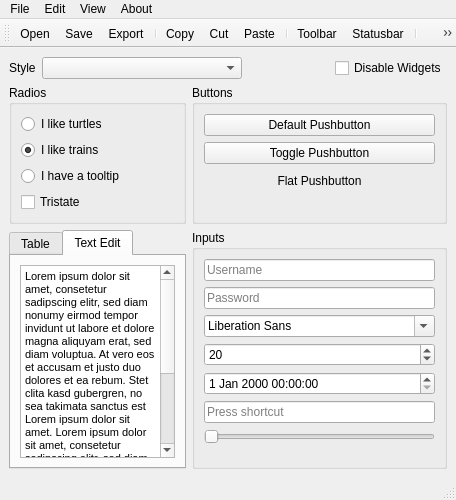
<?xml version="1.0" encoding="UTF-8"?>
<ui version="4.0">
 <class>MainWindow</class>
 <widget class="QMainWindow" name="MainWindow">
  <property name="geometry">
   <rect>
    <x>0</x>
    <y>0</y>
    <width>456</width>
    <height>500</height>
   </rect>
  </property>
  <property name="windowTitle">
   <string>QtShowcase</string>
  </property>
  <widget class="QWidget" name="centralwidget">
   <layout class="QVBoxLayout" name="verticalLayout_6">
    <item>
     <layout class="QHBoxLayout" name="hlayTop">
      <item>
       <widget class="QLabel" name="lblStyle">
        <property name="text">
         <string>Style</string>
        </property>
       </widget>
      </item>
      <item>
       <widget class="QComboBox" name="cbStyle">
        <property name="minimumSize">
         <size>
          <width>200</width>
          <height>0</height>
         </size>
        </property>
       </widget>
      </item>
      <item>
       <spacer name="hspTop">
        <property name="orientation">
         <enum>Qt::Horizontal</enum>
        </property>
        <property name="sizeHint" stdset="0">
         <size>
          <width>40</width>
          <height>20</height>
         </size>
        </property>
       </spacer>
      </item>
      <item>
       <widget class="QCheckBox" name="chDisable">
        <property name="text">
         <string>Disable Widgets</string>
        </property>
       </widget>
      </item>
     </layout>
    </item>
    <item>
     <widget class="QWidget" name="mainWidget" native="true">
      <layout class="QGridLayout" name="gridLayout">
       <property name="leftMargin">
        <number>0</number>
       </property>
       <property name="topMargin">
        <number>0</number>
       </property>
       <property name="rightMargin">
        <number>0</number>
       </property>
       <property name="bottomMargin">
        <number>0</number>
       </property>
       <item row="0" column="0">
        <widget class="QGroupBox" name="gbRadios">
         <property name="title">
          <string>Radios</string>
         </property>
         <layout class="QVBoxLayout" name="verticalLayout">
          <item>
           <widget class="QRadioButton" name="rbTurtles">
            <property name="text">
             <string>I like turtles</string>
            </property>
           </widget>
          </item>
          <item>
           <widget class="QRadioButton" name="rbTrains">
            <property name="text">
             <string>I like trains</string>
            </property>
            <property name="checked">
             <bool>true</bool>
            </property>
           </widget>
          </item>
          <item>
           <widget class="QRadioButton" name="rbTooltip">
            <property name="toolTip">
             <string>trains are cooler</string>
            </property>
            <property name="text">
             <string>I have a tooltip</string>
            </property>
           </widget>
          </item>
          <item>
           <widget class="QCheckBox" name="chTristate">
            <property name="text">
             <string>Tristate</string>
            </property>
            <property name="tristate">
             <bool>true</bool>
            </property>
           </widget>
          </item>
          <item>
           <spacer name="vspRadios">
            <property name="orientation">
             <enum>Qt::Vertical</enum>
            </property>
            <property name="sizeHint" stdset="0">
             <size>
              <width>20</width>
              <height>2</height>
             </size>
            </property>
           </spacer>
          </item>
         </layout>
        </widget>
       </item>
       <item row="0" column="1">
        <widget class="QGroupBox" name="gbButtons">
         <property name="title">
          <string>Buttons</string>
         </property>
         <layout class="QVBoxLayout" name="verticalLayout_2">
          <item>
           <widget class="QPushButton" name="pbDefault">
            <property name="text">
             <string>Default Pushbutton</string>
            </property>
           </widget>
          </item>
          <item>
           <widget class="QPushButton" name="pbToggle">
            <property name="text">
             <string>Toggle Pushbutton</string>
            </property>
            <property name="checkable">
             <bool>true</bool>
            </property>
           </widget>
          </item>
          <item>
           <widget class="QPushButton" name="pbFlat">
            <property name="text">
             <string>Flat Pushbutton</string>
            </property>
            <property name="flat">
             <bool>true</bool>
            </property>
           </widget>
          </item>
          <item>
           <spacer name="vspButtons">
            <property name="orientation">
             <enum>Qt::Vertical</enum>
            </property>
            <property name="sizeHint" stdset="0">
             <size>
              <width>20</width>
              <height>16</height>
             </size>
            </property>
           </spacer>
          </item>
         </layout>
        </widget>
       </item>
       <item row="1" column="0">
        <widget class="QTabWidget" name="twWidgets">
         <property name="currentIndex">
          <number>1</number>
         </property>
         <widget class="QWidget" name="tabTable">
          <attribute name="title">
           <string>Table</string>
          </attribute>
          <layout class="QVBoxLayout" name="verticalLayout_4">
           <item>
            <widget class="QTableWidget" name="tableWidget">
             <row>
              <property name="text">
               <string>Peter</string>
              </property>
             </row>
             <row>
              <property name="text">
               <string>Harry</string>
              </property>
             </row>
             <row>
              <property name="text">
               <string>Kimi</string>
              </property>
             </row>
             <row>
              <property name="text">
               <string>Max</string>
              </property>
             </row>
             <column>
              <property name="text">
               <string>Surname</string>
              </property>
             </column>
             <column>
              <property name="text">
               <string>Age</string>
              </property>
             </column>
             <column>
              <property name="text">
               <string>Hobby</string>
              </property>
             </column>
             <item row="0" column="0">
              <property name="text">
               <string>Parker</string>
              </property>
             </item>
             <item row="0" column="1">
              <property name="text">
               <string>12</string>
              </property>
             </item>
             <item row="0" column="2">
              <property name="text">
               <string>Swoosh</string>
              </property>
             </item>
             <item row="1" column="0">
              <property name="text">
               <string>Botter</string>
              </property>
             </item>
             <item row="1" column="1">
              <property name="text">
               <string>42</string>
              </property>
             </item>
             <item row="1" column="2">
              <property name="text">
               <string>Scary Harry</string>
              </property>
             </item>
             <item row="2" column="0">
              <property name="text">
               <string>Räikkönen</string>
              </property>
             </item>
             <item row="2" column="1">
              <property name="text">
               <string>41</string>
              </property>
             </item>
             <item row="2" column="2">
              <property name="text">
               <string>Talking</string>
              </property>
             </item>
             <item row="3" column="0">
              <property name="text">
               <string>Musterman</string>
              </property>
             </item>
             <item row="3" column="1">
              <property name="text">
               <string>22</string>
              </property>
             </item>
             <item row="3" column="2">
              <property name="text">
               <string>Cloning</string>
              </property>
             </item>
            </widget>
           </item>
          </layout>
         </widget>
         <widget class="QWidget" name="tabText">
          <attribute name="title">
           <string>Text Edit</string>
          </attribute>
          <layout class="QVBoxLayout" name="verticalLayout_5">
           <item>
            <widget class="QTextEdit" name="textEdit">
             <property name="html">
              <string>&lt;!DOCTYPE HTML PUBLIC &quot;-//W3C//DTD HTML 4.0//EN&quot; &quot;http://www.w3.org/TR/REC-html40/strict.dtd&quot;&gt;
&lt;html&gt;&lt;head&gt;&lt;meta name=&quot;qrichtext&quot; content=&quot;1&quot; /&gt;&lt;style type=&quot;text/css&quot;&gt;
p, li { white-space: pre-wrap; }
&lt;/style&gt;&lt;/head&gt;&lt;body style=&quot; font-family:'MS Shell Dlg 2'; font-size:8.25pt; font-weight:400; font-style:normal;&quot;&gt;
&lt;p style=&quot; margin-top:0px; margin-bottom:0px; margin-left:0px; margin-right:0px; -qt-block-indent:0; text-indent:0px;&quot;&gt;Lorem ipsum dolor sit amet, consetetur sadipscing elitr, sed diam nonumy eirmod tempor invidunt ut labore et dolore magna aliquyam erat, sed diam voluptua. At vero eos et accusam et justo duo dolores et ea rebum. Stet clita kasd gubergren, no sea takimata sanctus est Lorem ipsum dolor sit amet. Lorem ipsum dolor sit amet, consetetur sadipscing elitr, sed diam nonumy eirmod tempor invidunt ut labore et dolore magna aliquyam erat, sed diam voluptua. At vero eos et accusam et justo duo dolores et ea rebum. Stet clita kasd gubergren, no sea takimata sanctus est Lorem ipsum dolor sit amet.&lt;/p&gt;&lt;/body&gt;&lt;/html&gt;</string>
             </property>
            </widget>
           </item>
          </layout>
         </widget>
        </widget>
       </item>
       <item row="1" column="1">
        <widget class="QGroupBox" name="gbInputs">
         <property name="title">
          <string>Inputs</string>
         </property>
         <layout class="QVBoxLayout" name="verticalLayout_3">
          <item>
           <widget class="QLineEdit" name="leUsername">
            <property name="placeholderText">
             <string>Username</string>
            </property>
           </widget>
          </item>
          <item>
           <widget class="QLineEdit" name="lePassword">
            <property name="echoMode">
             <enum>QLineEdit::Password</enum>
            </property>
            <property name="placeholderText">
             <string>Password</string>
            </property>
           </widget>
          </item>
          <item>
           <widget class="QFontComboBox" name="fcbFonts"/>
          </item>
          <item>
           <widget class="QSpinBox" name="sbNumber">
            <property name="value">
             <number>20</number>
            </property>
           </widget>
          </item>
          <item>
           <widget class="QDateTimeEdit" name="dteDatetime"/>
          </item>
          <item>
           <widget class="QKeySequenceEdit" name="kseShortcuts"/>
          </item>
          <item>
           <widget class="QSlider" name="slSlider">
            <property name="orientation">
             <enum>Qt::Horizontal</enum>
            </property>
           </widget>
          </item>
          <item>
           <spacer name="vspInputs">
            <property name="orientation">
             <enum>Qt::Vertical</enum>
            </property>
            <property name="sizeHint" stdset="0">
             <size>
              <width>20</width>
              <height>0</height>
             </size>
            </property>
           </spacer>
          </item>
         </layout>
        </widget>
       </item>
      </layout>
     </widget>
    </item>
   </layout>
  </widget>
  <widget class="QMenuBar" name="menubar">
   <property name="geometry">
    <rect>
     <x>0</x>
     <y>0</y>
     <width>456</width>
     <height>20</height>
    </rect>
   </property>
   <widget class="QMenu" name="menuFile">
    <property name="title">
     <string>File</string>
    </property>
    <addaction name="actionOpen"/>
    <addaction name="actionSave"/>
    <addaction name="actionExport"/>
    <addaction name="separator"/>
    <addaction name="actionQuit"/>
   </widget>
   <widget class="QMenu" name="menuEdit">
    <property name="title">
     <string>Edit</string>
    </property>
    <addaction name="actionCopy"/>
    <addaction name="actionCut"/>
    <addaction name="actionPaste"/>
   </widget>
   <widget class="QMenu" name="menuView">
    <property name="title">
     <string>View</string>
    </property>
    <addaction name="actionToolbar"/>
    <addaction name="actionStatusbar"/>
   </widget>
   <widget class="QMenu" name="menuAbout">
    <property name="title">
     <string>About</string>
    </property>
    <addaction name="actionShowcase"/>
    <addaction name="actionIcons8"/>
   </widget>
   <addaction name="menuFile"/>
   <addaction name="menuEdit"/>
   <addaction name="menuView"/>
   <addaction name="menuAbout"/>
  </widget>
  <widget class="QStatusBar" name="statusbar"/>
  <widget class="QToolBar" name="toolbar">
   <property name="windowTitle">
    <string>toolBar</string>
   </property>
   <attribute name="toolBarArea">
    <enum>TopToolBarArea</enum>
   </attribute>
   <attribute name="toolBarBreak">
    <bool>false</bool>
   </attribute>
   <addaction name="actionOpen"/>
   <addaction name="actionSave"/>
   <addaction name="actionExport"/>
   <addaction name="separator"/>
   <addaction name="actionCopy"/>
   <addaction name="actionCut"/>
   <addaction name="actionPaste"/>
   <addaction name="separator"/>
   <addaction name="actionToolbar"/>
   <addaction name="actionStatusbar"/>
   <addaction name="separator"/>
   <addaction name="actionShowcase"/>
   <addaction name="actionIcons8"/>
   <addaction name="separator"/>
   <addaction name="actionQuit"/>
  </widget>
  <action name="actionOpen">
   <property name="icon">
    <iconset resource="../resources.qrc">
     <normaloff>:/resources/icons/open.png</normaloff>:/resources/icons/open.png</iconset>
   </property>
   <property name="text">
    <string>Open</string>
   </property>
   <property name="shortcut">
    <string>Ctrl+O</string>
   </property>
  </action>
  <action name="actionSave">
   <property name="icon">
    <iconset resource="../resources.qrc">
     <normaloff>:/resources/icons/save.png</normaloff>:/resources/icons/save.png</iconset>
   </property>
   <property name="text">
    <string>Save</string>
   </property>
   <property name="shortcut">
    <string>Ctrl+S</string>
   </property>
  </action>
  <action name="actionExport">
   <property name="icon">
    <iconset resource="../resources.qrc">
     <normaloff>:/resources/icons/export.png</normaloff>:/resources/icons/export.png</iconset>
   </property>
   <property name="text">
    <string>Export</string>
   </property>
   <property name="shortcut">
    <string>Ctrl+E</string>
   </property>
  </action>
  <action name="actionQuit">
   <property name="icon">
    <iconset resource="../resources.qrc">
     <normaloff>:/resources/icons/quit.png</normaloff>:/resources/icons/quit.png</iconset>
   </property>
   <property name="text">
    <string>Quit</string>
   </property>
   <property name="shortcut">
    <string>Ctrl+Q</string>
   </property>
  </action>
  <action name="actionCopy">
   <property name="icon">
    <iconset resource="../resources.qrc">
     <normaloff>:/resources/icons/copy.png</normaloff>:/resources/icons/copy.png</iconset>
   </property>
   <property name="text">
    <string>Copy</string>
   </property>
   <property name="shortcut">
    <string>Ctrl+C</string>
   </property>
  </action>
  <action name="actionCut">
   <property name="icon">
    <iconset resource="../resources.qrc">
     <normaloff>:/resources/icons/cut.png</normaloff>:/resources/icons/cut.png</iconset>
   </property>
   <property name="text">
    <string>Cut</string>
   </property>
   <property name="shortcut">
    <string>Ctrl+X</string>
   </property>
  </action>
  <action name="actionPaste">
   <property name="icon">
    <iconset resource="../resources.qrc">
     <normaloff>:/resources/icons/paste.png</normaloff>:/resources/icons/paste.png</iconset>
   </property>
   <property name="text">
    <string>Paste</string>
   </property>
   <property name="shortcut">
    <string>Ctrl+V</string>
   </property>
  </action>
  <action name="actionToolbar">
   <property name="checkable">
    <bool>true</bool>
   </property>
   <property name="icon">
    <iconset resource="../resources.qrc">
     <normaloff>:/resources/icons/tool.png</normaloff>:/resources/icons/tool.png</iconset>
   </property>
   <property name="text">
    <string>Toolbar</string>
   </property>
   <property name="toolTip">
    <string>Toolbar</string>
   </property>
   <property name="shortcut">
    <string>Ctrl+T</string>
   </property>
  </action>
  <action name="actionStatusbar">
   <property name="checkable">
    <bool>true</bool>
   </property>
   <property name="icon">
    <iconset resource="../resources.qrc">
     <normaloff>:/resources/icons/status.png</normaloff>:/resources/icons/status.png</iconset>
   </property>
   <property name="text">
    <string>Statusbar</string>
   </property>
   <property name="shortcut">
    <string>Ctrl+B</string>
   </property>
  </action>
  <action name="actionShowcase">
   <property name="icon">
    <iconset resource="../resources.qrc">
     <normaloff>:/resources/icons/icon.png</normaloff>:/resources/icons/icon.png</iconset>
   </property>
   <property name="text">
    <string>Showcase</string>
   </property>
   <property name="shortcut">
    <string>F1</string>
   </property>
  </action>
  <action name="actionIcons8">
   <property name="icon">
    <iconset resource="../resources.qrc">
     <normaloff>:/resources/icons/icons8.png</normaloff>:/resources/icons/icons8.png</iconset>
   </property>
   <property name="text">
    <string>Icons8</string>
   </property>
   <property name="shortcut">
    <string>F2</string>
   </property>
  </action>
 </widget>
 <resources>
  <include location="../resources.qrc"/>
 </resources>
 <connections/>
</ui>
